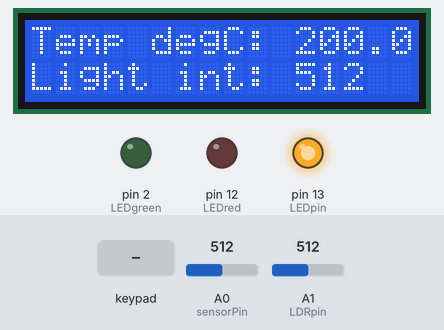
The sketch below on a simulated Arduino Uno, built with avr-gcc and run on an emulated ATmega328P. On the bench: 16×2 character LCD, output pins drawn as LEDs (lit = HIGH). Inputs (shaded band) come from the test bench; at power-on: A1 (LDRpin) = 512, A0 (sensorPin) = 512. What the sketch prints to the serial monitor is not drawn.

Above: at 1.2 s.
1.3 s: A1 (LDRpin) set to 489
At 2.0 s:
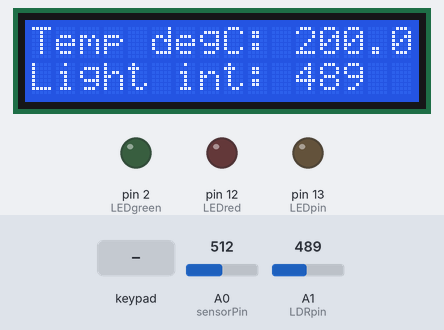
2.9 s: A0 (sensorPin) set to 113
At 3.5 s:
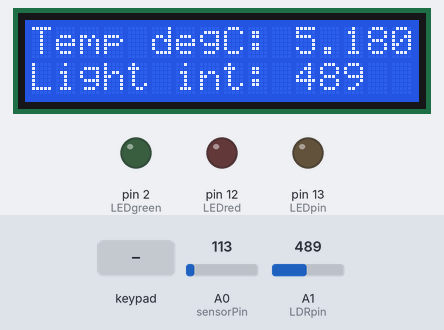
4.5 s: A0 (sensorPin) set to 96
At 5.4 s:
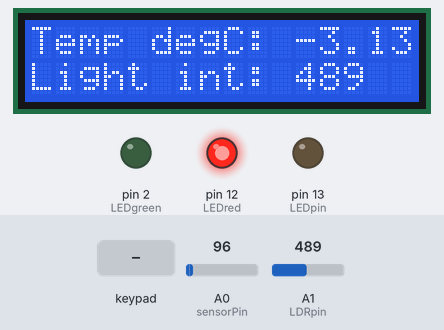
6.1 s: A1 (LDRpin) set to 510
At 7.4 s:
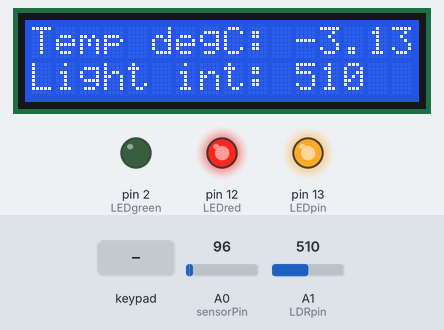
7.7 s: keypad keys 1 1 1 0 9 8 pressed 0.4 s apart
At 11.6 s:
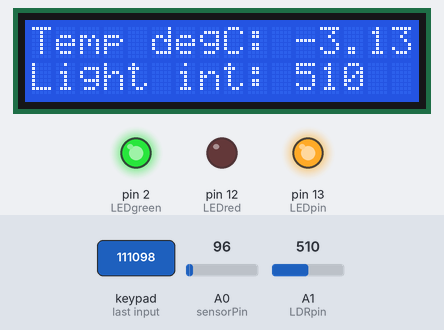
11.9 s: A1 (LDRpin) set to 0
At 12.8 s:
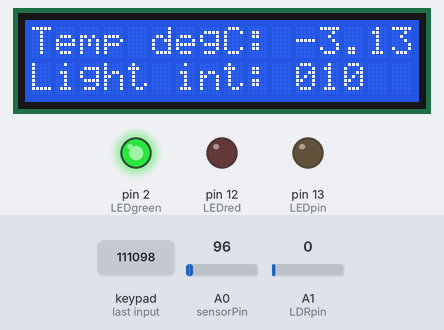
Timing chart, 0 to 14.4 s (numbered marks = the images above; inputs shaded):
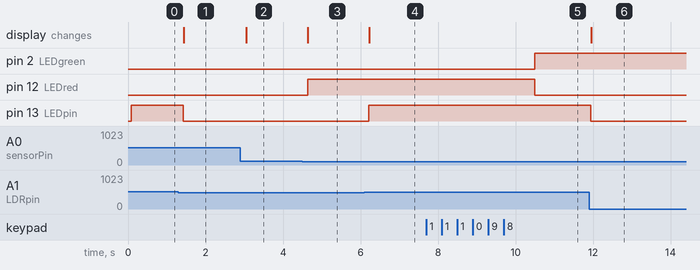

Measured:
- the behaviour switches between 501 and 500 on A1 (LDRpin) (found by bisection; images 0 and 1)
- the behaviour switches between 103 and 102 on A0 (sensorPin) (found by bisection; images 2 and 3)
- after the input at 1.3 s, pin 13 (LEDpin): HIGH → LOW after 0.13 s; the display: changes after 0.14 s (image 1)
- after the input at 2.9 s, the display: changes after 0.15 s (image 2)
- after the input at 4.5 s, pin 12 (LEDred): LOW → HIGH after 0.14 s; the display: changes after 0.14 s (image 3)
- after the input at 6.1 s, pin 13 (LEDpin): LOW → HIGH after 0.12 s; the display: changes after 0.13 s (image 4)
- after the input at 7.7 s, pin 2 (LEDgreen): LOW → HIGH after 2.8 s; pin 12 (LEDred): HIGH → LOW after 2.8 s
- after the input at 11.9 s, pin 13 (LEDpin): HIGH → LOW at once; the display: changes after 0.05 s (image 6)

The sketch:

weather_monitoring_system.ino
```cpp
#include "LiquidCrystal_I2C.h"
#include "Keypad.h"

LiquidCrystal_I2C lcd(32, 16, 2);
int sensorPin = 0;
int LEDpin = 13;
int LDRpin = 1;
int LEDred = 12;
int LEDgreen = 2;

char keys[4][4] = {
                    {'1','2','3','A'},
                    {'4','5','6','B'},
                    {'7','8','9','C'},
                    {'*','0','#','D'}
};
/* Specify arduino Rows & Cols Pins */
byte rowPins[4] = {11, 10, 9, 8};
byte colPins[4] = {7, 6, 5, 4};

/* Create keypad object for using library */
Keypad myKeypad = Keypad(makeKeymap(keys), rowPins, colPins, 4, 4);
char temp[5];
int temperatureToFind = 0;


void setup()
{
  Serial.begin(9600);
  lcd.init();
  lcd.setCursor(0, 0);
  lcd.backlight();
  lcd.display();
  pinMode(LEDpin, OUTPUT);
  pinMode(LDRpin, INPUT);
  pinMode(LEDred, OUTPUT);
  pinMode(LEDgreen, OUTPUT);

}

void loop()
{
  /*getting temprature value from keypad*/
  char key = myKeypad.getKey();
  int len = strlen(temp);
  temp[len] = key;
  temp[len+1] = '\0';
  temperatureToFind = atoi(temp);
  int reading = analogRead(sensorPin);


 /* Converting temperature from binary to celsius */
 float temperature = ((reading * 5.0 / 1024.0) * 100.0) - 50;
 Serial.print("Temperature in deg Celsius = ");
 Serial.println(temperature);

   lcd.setCursor(0, 0);
   lcd.print("Temp degC: ");
   lcd.setCursor(11, 0);
   lcd.print(temperature);

  int LDRstatus = analogRead(LDRpin);
  Serial.print("Light intensity = ");
  Serial.println(LDRstatus);
  Serial.print(temperatureToFind);

  /*Re-initialising the temperature to find*/
  if(key == 'A')
  {
    temp[0] = '\0';
  }


  /*Keeping a check on the light intensity*/
  if (LDRstatus <= 500)
  {
    digitalWrite(LEDpin, LOW);
  }
  else
  {
    digitalWrite(LEDpin, HIGH);
  }

  lcd.setCursor(0, 1);
  lcd.print("Light int: ");
  lcd.setCursor(11, 1);
  lcd.print(LDRstatus);


  /*Keeping a check on the temperature*/
  if (temperature < temperatureToFind)
  {
    digitalWrite(LEDred, HIGH);
    digitalWrite(LEDgreen, LOW);
  }
  else if (temperature >= temperatureToFind && temperatureToFind != 0)
  {
    digitalWrite(LEDred, LOW);
    digitalWrite(LEDgreen, HIGH);
  }

 delay(100);
}
  
```
